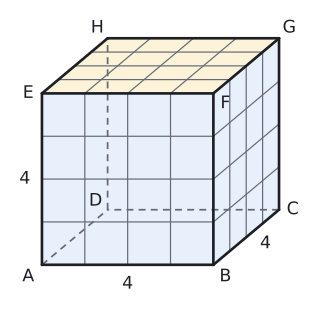

Recreate this plot in Python.
import sys; sys.path.insert(0, "tools")
from cizim import *

# Eğik izdüşüm: genişlik (x) ve yükseklik (z) gerçek ölçüde, derinlik (y) yarıya kısaltılmış ve 40° eğik.
KD, TETA = 0.5, np.radians(40)
CX, SY = KD * np.cos(TETA), KD * np.sin(TETA)
GOZ = np.array([CX, -1.0, SY])  # bakan göze doğru yön

def P(p):
    x, y, z = p
    return np.array([x + CX * y, z + SY * y])

def prizma(ax, taban, v, renkler=None, lw=2.0):
    """taban: dışbükey çokgenin 3B köşeleri, v: öteleme vektörü (yanal ayrıt). Görünmeyen ayrıtlar kesikli."""
    taban = [np.array(t, float) for t in taban]; v = np.array(v, float); n = len(taban)
    ust = [t + v for t in taban]; merkez = sum(taban) / n + v / 2
    yuzler = [list(range(n)), list(range(n, 2 * n))] + [[i, (i + 1) % n, n + (i + 1) % n, n + i] for i in range(n)]
    kose = taban + ust; gorunur = []
    for y in yuzler:
        a, b, c = kose[y[0]], kose[y[1]], kose[y[2]]
        nor = np.cross(b - a, c - a)
        if np.dot(nor, sum(kose[i] for i in y) / len(y) - merkez) < 0: nor = -nor
        gorunur.append(np.dot(nor, GOZ) > 1e-9)
    renkler = renkler or {}
    for k, y in enumerate(yuzler):
        if k in renkler and gorunur[k]:
            ax.add_patch(patches.Polygon([P(kose[i]) for i in y], closed=True, facecolor=renkler[k], edgecolor="none", zorder=1))
    kenarlar = {}
    for k, y in enumerate(yuzler):
        for j in range(len(y)):
            e = tuple(sorted((y[j], y[(j + 1) % len(y)])))
            kenarlar[e] = kenarlar.get(e, False) or gorunur[k]
    for (i, j), g in kenarlar.items():
        a, b = P(kose[i]), P(kose[j])
        if g: ax.plot([a[0], b[0]], [a[1], b[1]], color=YAZI, lw=lw, zorder=4, solid_capstyle="round")
        else: ax.plot([a[0], b[0]], [a[1], b[1]], color=SOLUK, lw=1.3, ls=(0, (4, 3)), zorder=2)
    return kose

def cizgi(ax, p, q, renk=KIRMIZI, lw=2.4, ls="-", z=5):
    a, b = P(p), P(q); ax.plot([a[0], b[0]], [a[1], b[1]], color=renk, lw=lw, ls=ls, zorder=z)

def yaz(ax, p, s, dx=0.0, dy=0.0, renk=YAZI, boy=13, **kw):
    q = P(p); ax.text(q[0] + dx, q[1] + dy, s, ha=kw.pop("ha", "center"), va=kw.pop("va", "center"), color=renk, fontsize=boy, zorder=7, **kw)

def dik(ax, k, u, w, r=0.4, renk=YAZI):
    k, u, w = np.array(k, float), np.array(u, float), np.array(w, float)
    u = u / np.linalg.norm(u); w = w / np.linalg.norm(w)
    pts = [P(k + r * u), P(k + r * u + r * w), P(k + r * w)]
    ax.plot([p[0] for p in pts], [p[1] for p in pts], color=renk, lw=1.3, zorder=6)


def kup(ax, a, renkler=None, adlar=True, boy=13):
    k = prizma(ax, [(0, 0, 0), (a, 0, 0), (a, a, 0), (0, a, 0)], (0, 0, a), renkler=renkler)
    if adlar:
        s = a / 4
        kay = [(-0.08, -0.07), (0.07, -0.07), (0.08, 0.0), (-0.07, 0.05), (-0.08, 0.0), (0.07, -0.06), (0.06, 0.06), (-0.06, 0.06)]
        for p, ad, (dx, dy) in zip(k, "ABCDEFGH", kay): yaz(ax, p, ad, dx * s * 4, dy * s * 4, boy=boy)
    return k

def izgara(ax, a, n, renk=SOLUK):
    for i in range(1, n):
        t = a * i / n
        for p, q in (((t, 0, 0), (t, 0, a)), ((0, 0, t), (a, 0, t)), ((a, 0, t), (a, a, t)), ((a, t, 0), (a, t, a)), ((t, 0, a), (t, a, a)), ((0, t, a), (a, t, a))):
            cizgi(ax, p, q, renk=renk, lw=0.9, z=3)

# Ayrıtı 4 olan küp: görünen yüzler 4 × 4 = 16 birim kareye bölünmüş
a = 4
fig, ax = sekil(4.2, 4.0)
kup(ax, a, renkler={0: None, 1: SARI_ACIK, 2: MAVI_ACIK, 3: MAVI_ACIK})
izgara(ax, a, 4)
yaz(ax, (a / 2, 0, 0), "4", dy=-0.45)
yaz(ax, (a, a / 2, 0), "4", dx=0.45, dy=-0.15)
yaz(ax, (0, 0, a / 2), "4", dx=-0.4)
ax.set_xlim(-0.8, 6.2); ax.set_ylim(-0.9, 6.0)
ax.set_aspect("equal"); ax.axis("off")
kaydet(fig, __file__)
